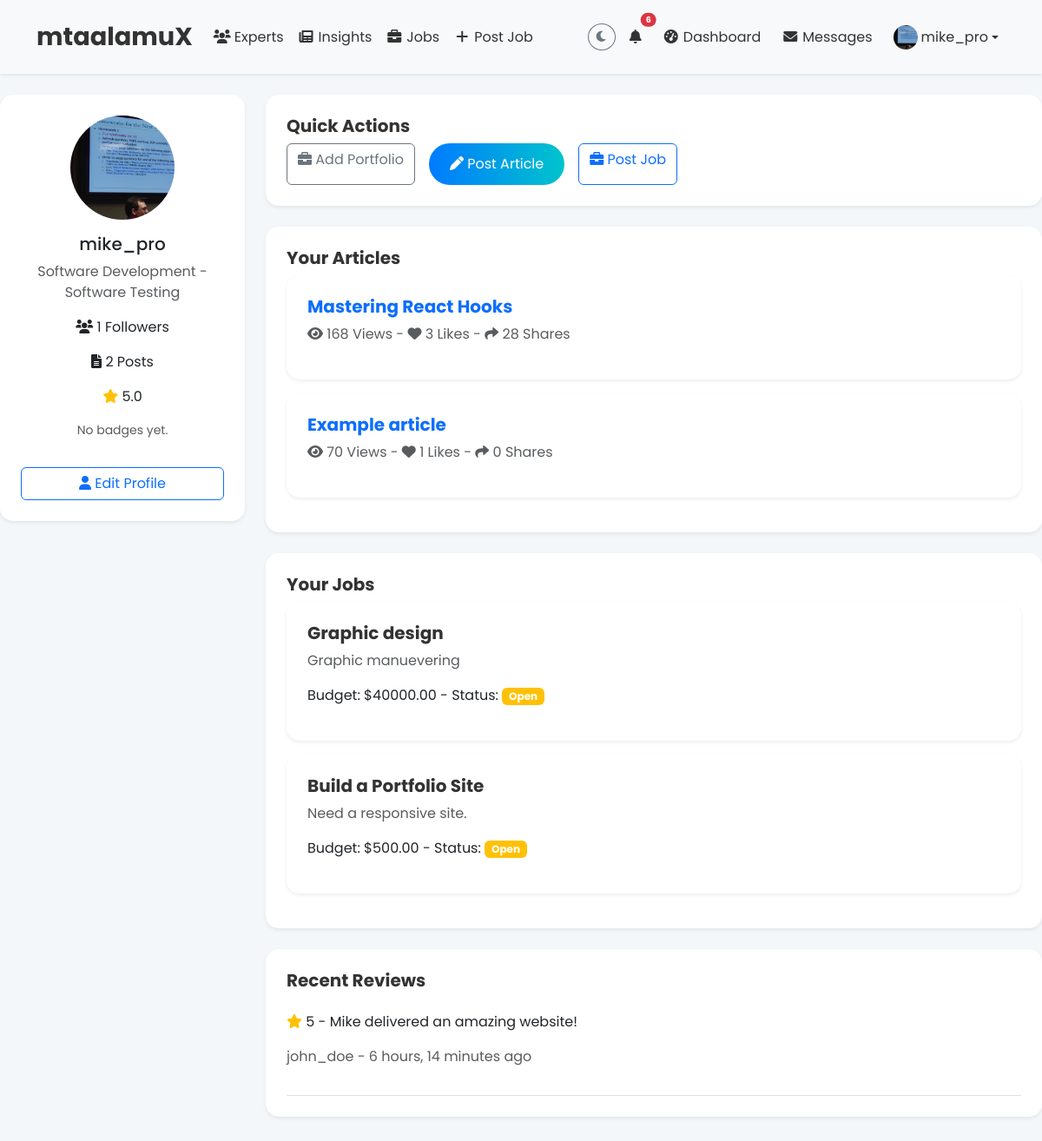
/dashboard/ (signed in), run on the app's committed database.
### core/models.py (models this page shows, shortened)
class UserProfile(models.Model):
    user = models.OneToOneField(User, on_delete=models.CASCADE)
    is_professional = models.BooleanField(default=False)
    bio = models.TextField(max_length=1000, blank=True)
    avatar = models.ImageField(upload_to='avatars/', default='default_avatar.jpg')
    interests = models.CharField(max_length=200, blank=True)
    last_seen = models.DateTimeField(auto_now=True)
    theme = models.CharField(max_length=10, choices=[('light', 'Light'), ('dark', 'Dark')], default='light')

class Professional(models.Model):
    user = models.OneToOneField(User, on_delete=models.CASCADE, related_name='professional')
    field = models.ForeignKey(Category, on_delete=models.SET_NULL, null=True, related_name='professionals')
    subfield = models.CharField(max_length=100)
    location = models.CharField(max_length=100)
    skills = models.JSONField(default=list)
    photo = models.ImageField(upload_to='professionals/', blank=True, null=True)
    hero_image = models.ImageField(upload_to='hero_images/', blank=True, null=True)
    bio = models.TextField(blank=True)
    is_verified = models.BooleanField(default=False)
    followers = models.ManyToManyField(User, related_name='following', blank=True)
    linkedin_url = models.URLField(blank=True, null=True)
    twitter_url = models.URLField(blank=True, null=True)
    github_url = models.URLField(blank=True, null=True)
    website_url = models.URLField(blank=True, null=True)
    cv = models.FileField(upload_to='verification/cvs/', blank=True, null=True)
    certificates = models.FileField(upload_to='verification/certificates/', blank=True, null=True)
    def post_count(self):
        return self.articles.count()
    @property
    def follower_count(self):
        return self.followers.count()
    @property
    def average_rating(self):
        reviews = self.reviews.all()
        if reviews:
            return sum(review.rating for review in reviews) / reviews.count()
        return 0

class Category(models.Model):
    name = models.CharField(max_length=100, unique=True)
    image = models.ImageField(
        upload_to='category_images/', # Store images in MEDIA_ROOT/category_images/
        blank=True,
        null=True,
        help_text="Optional: Image representing this category (e.g., an icon)."
    )
    def __str__(self):
        return self.name

class ServiceReview(models.Model):
    professional = models.ForeignKey(Professional, on_delete=models.CASCADE, related_name='reviews')
    reviewer = models.ForeignKey(User, on_delete=models.CASCADE)
    rating = models.IntegerField(choices=[(i, i) for i in range(1, 6)])
    comment = models.TextField(max_length=500)
    created_at = models.DateTimeField(auto_now_add=True)
    response = models.TextField(max_length=500, blank=True)

class Article(models.Model):
    author = models.ForeignKey(Professional, on_delete=models.CASCADE, related_name='articles')
    title = models.CharField(max_length=200)
    content = models.TextField()
    image = models.ImageField(upload_to='articles/', blank=True)
    category = models.CharField(max_length=100)
    publish_date = models.DateTimeField(auto_now_add=True)
    is_published = models.BooleanField(default=True)
    views = models.PositiveIntegerField(default=0)
    likes = models.ManyToManyField(User, related_name='liked_articles', blank=True)
    shares = models.PositiveIntegerField(default=0)
    def like_count(self):
        return self.likes.count()

class Job(models.Model):
    STATUS_CHOICES = (
        ('open', 'Open'),
        ('closed', 'Closed'),
        ('completed', 'Completed'),
    )
    professional = models.ForeignKey(Professional, on_delete=models.CASCADE, related_name='jobs')
    client = models.ForeignKey(User, on_delete=models.CASCADE, related_name='client_jobs', null=True, blank=True)
    title = models.CharField(max_length=100)
    description = models.TextField()
    budget = models.DecimalField(max_digits=10, decimal_places=2, null=True, blank=True)
    status = models.CharField(max_length=20, choices=STATUS_CHOICES, default='open')
    created_at = models.DateTimeField(auto_now_add=True)

### core/views.py (the view, shortened to what this page needs)
# urls.py: path('dashboard/', views.dashboard, name='dashboard'),
@login_required
def dashboard(request):
    profile, created = UserProfile.objects.get_or_create(user=request.user)
    if profile.is_professional:
        professional = Professional.objects.get(user=request.user)
        articles = professional.articles.all()
        messages = Message.objects.filter(recipient=request.user).order_by('-timestamp')[:5]
        reviews = professional.reviews.all()
        activities = ActivityLog.objects.filter(user=request.user).order_by('-timestamp')[:10]
        jobs = Job.objects.filter(professional=professional).order_by('-created_at')[:5]
        context = {'professional': professional, 'articles': articles, 'messages': messages, 'reviews': reviews, 'activities': activities, 'jobs': jobs}
    return render(request, 'core/dashboard.html', context)

### core/templates/core/dashboard.html (shortened to what this page needs)
{% extends 'core/base.html' %}
{% load static %}
{% block content %}
    <div class="row g-4">
        <div class="col-md-3">
            <div class="card shadow-sm sticky-top" style="top: 20px;">
                <div class="card-body text-center">
                    <img src="{% if user.userprofile.avatar %}{{ user.userprofile.avatar.url }}{% else %}{% static 'img/default_avatar.jpg' %}{% endif %}" class="rounded-circle mb-3" alt="Avatar" style="width: 120px; height: 120px; object-fit: cover;">
                    <h5>{{ user.username }}</h5>
                    {% if user.userprofile.is_professional %}
                        <p class="text-muted">{{ professional.field }} - {{ professional.subfield }}</p>
                        <p><i class="fas fa-users"></i> {{ professional.follower_count }} Followers</p>
                        <p><i class="fas fa-file-alt"></i> {{ professional.post_count }} Posts</p>
                        <p><i class="fas fa-star text-warning"></i> {{ professional.average_rating|floatformat:1 }}</p>
                        <div class="d-flex flex-wrap gap-2 justify-content-center">
                            {% for badge in professional.badges %}
                                <span class="badge bg-success">{{ badge }}</span>
                            {% empty %}
                                <p class="text-muted small">No badges yet.</p>
                            {% endfor %}
                        </div>
                    {% endif %}
                    <a href="{% url 'core:setup_profile' %}" class="btn btn-outline-primary w-100 mt-3"><i class="fas fa-user"></i> Edit Profile</a>
                </div>
            </div>
        </div>
        <div class="col-md-9">
            {% if user.userprofile.is_professional %}
                <div class="card shadow-sm mb-4">
                    <div class="card-body">
                        <h4 class="card-title">Quick Actions</h4>
                        <div class="d-flex flex-wrap gap-3">
                            <a href="{% url 'core:add_portfolio' %}" class="btn btn-outline-secondary"><i class="fas fa-briefcase"></i> Add Portfolio</a>
                            <a href="{% url 'core:post_article' %}" class="btn btn-primary"><i class="fas fa-pen"></i> Post Article</a>
                            <a href="{% url 'core:post_job' %}" class="btn btn-outline-primary"><i class="fas fa-briefcase"></i> Post Job</a>
                        </div>
                    </div>
                </div>
                <div class="card shadow-sm mb-4">
                    <div class="card-body">
                        <h4 class="card-title">Your Articles</h4>
                        {% for article in articles %}
                            <div class="card mb-3 shadow-sm">
                                <div class="card-body">
                                    <h5 class="card-title"><a href="{% url 'core:article_detail' article.id %}" class="text-decoration-none">{{ article.title }}</a></h5>
                                    <p class="text-muted">
                                        <i class="fas fa-eye"></i> {{ article.views }} Views -
                                        <i class="fas fa-heart"></i> {{ article.like_count }} Likes -
                                        <i class="fas fa-share"></i> {{ article.shares }} Shares
                                    </p>
                                </div>
                            </div>
                        {% empty %}
                            <p class="text-muted">No articles yet. <a href="{% url 'core:post_article' %}">Post your first article!</a></p>
                        {% endfor %}
                    </div>
                </div>
                <div class="card shadow-sm mb-4">
                    <div class="card-body">
                        <h4 class="card-title">Your Jobs</h4>
                        {% for job in jobs %}
                            <div class="card mb-3 shadow-sm">
                                <div class="card-body">
                                    <h5 class="card-title">{{ job.title }}</h5>
                                    <p class="text-muted">{{ job.description|truncatewords:20 }}</p>
                                    <p>Budget: ${{ job.budget }} - Status: <span class="badge {% if job.status == 'completed' %}bg-success{% else %}bg-warning{% endif %}">{{ job.get_status_display }}</span></p>
                                </div>
                            </div>
                        {% empty %}
                            <p class="text-muted">No jobs yet. <a href="{% url 'core:post_job' %}">Post a job!</a></p>
                        {% endfor %}
                    </div>
                </div>
                <div class="card shadow-sm">
                    <div class="card-body">
                        <h4 class="card-title">Recent Reviews</h4>
                        {% for review in reviews %}
                            <div class="border-bottom py-3">
                                <p><i class="fas fa-star text-warning"></i> {{ review.rating }} - {{ review.comment }}</p>
                                <p class="text-muted">{{ review.reviewer.username }} - {{ review.created_at|timesince }} ago</p>
                            </div>
                        {% empty %}
                            <p class="text-muted">No reviews yet.</p>
                        {% endfor %}
                    </div>
                </div>
            {% endif %}
        </div>
    </div>
{% endblock %}

### core/templates/core/base.html (shortened to what this page needs)
{% load static %}
<!DOCTYPE html>
<html lang="en" class="{% if site_theme == 'dark' %}dark-mode{% endif %} h-100">
<head>
    <link href="https://cdn.jsdelivr.net/npm/bootstrap@5.3.0/dist/css/bootstrap.min.css" rel="stylesheet">
    <link href="https://cdnjs.cloudflare.com/ajax/libs/font-awesome/6.0.0-beta3/css/all.min.css" rel="stylesheet">
    <link rel="stylesheet" href="{% static 'css/styles.css' %}">
</head>
<body class="d-flex flex-column h-100">
    <nav class="navbar navbar-expand-lg {% if site_theme == 'dark' %}navbar-dark bg-dark{% else %}navbar-light bg-light{% endif %} shadow-sm sticky-top">
        <div class="container">
            <a class="navbar-brand fw-bold" href="{% url 'core:home' %}">mtaalamuX</a>
            <div class="collapse navbar-collapse" id="navbarNav">
                <ul class="navbar-nav me-auto mb-2 mb-lg-0">
                    <li class="nav-item"><a class="nav-link" href="{% url 'core:professional_list' %}"><i class="fas fa-users fa-fw me-1"></i>Experts</a></li>
                    <li class="nav-item"><a class="nav-link" href="{% url 'core:insights' %}"><i class="fas fa-newspaper fa-fw me-1"></i>Insights</a></li>
                    <li class="nav-item"><a class="nav-link" href="{% url 'core:job_list' %}"><i class="fas fa-briefcase fa-fw me-1"></i>Jobs</a></li>
                    {% if user.is_authenticated %}
                    <li class="nav-item">
                        <a class="nav-link" href="{% url 'core:post_job' %}" title="Post a Job">
                            <i class="fas fa-plus fa-fw me-1"></i>Post Job
                        </a>
                    </li>
                    {% endif %}
                </ul>
                <ul class="navbar-nav ms-auto align-items-center">
                    <li class="nav-item">
                        <button id="theme-toggle-btn" class="btn btn-sm {% if site_theme == 'dark' %}btn-outline-light{% else %}btn-outline-secondary{% endif %} rounded-circle" type="button" title="Toggle theme" aria-label="Toggle theme">
                            <i class="fas {% if site_theme == 'dark' %}fa-sun{% else %}fa-moon{% endif %}" id="theme-toggle-icon"></i>
                        </button>
                    </li>
                    <li class="nav-item ms-2">
                        <a class="nav-link position-relative" href="{% url 'core:notifications' %}" title="Notifications">
                            <i class="fas fa-bell"></i>
                            {% if user.is_authenticated and unread_notifications > 0 %}
                                <span class="position-absolute top-0 start-100 translate-middle badge rounded-pill bg-danger" style="font-size: 0.6em;">
                                    {{ unread_notifications }}
                                </span>
                            {% endif %}
                        </a>
                    </li>
                    {% if user.is_authenticated %}
                        <li class="nav-item ms-2 d-none d-lg-block"><a class="nav-link" href="{% url 'core:dashboard' %}" title="Dashboard"><i class="fas fa-tachometer-alt fa-fw me-1"></i>Dashboard</a></li>
                        <li class="nav-item ms-2 d-none d-lg-block"><a class="nav-link" href="{% url 'core:messages' %}" title="Messages"><i class="fas fa-envelope fa-fw me-1"></i>Messages</a></li>
                        <li class="nav-item dropdown ms-2">
                            <a class="nav-link dropdown-toggle d-flex align-items-center" href="#" id="profileDropdown" role="button" data-bs-toggle="dropdown" aria-expanded="false">
                                <img src="{% if user.userprofile.avatar %}{{ user.userprofile.avatar.url }}{% else %}{% static 'img/default_avatar.jpg' %}{% endif %}" class="rounded-circle me-1" alt="{{ user.username }}'s avatar" style="width: 28px; height: 28px; object-fit: cover;">
                                <span class="d-none d-lg-inline">{{ user.username }}</span>
                            </a>
                        </li>
                    {% endif %}
                </ul>
            </div>
        </div>
    </nav>
    <main class="flex-grow-1 py-4">
        {% block content %}{% endblock %}
    </main>
</body>
</html>

### data on the page
Professional: field "Software Development", subfield "Software Testing", follower_count "1", post_count "2", average_rating "5.0"
Article: title "Mastering React Hooks", views "168", like_count "3", shares "28"
Article: title "Example article", views "70", like_count "1", shares "0"
Job: title "Graphic design", description "Graphic manuevering", budget "40000.00", status "Open"
Job: title "Build a Portfolio Site", description "Need a responsive site.", budget "500.00", status "Open"
ServiceReview: rating "5", comment "Mike delivered an amazing website!", reviewer.username "john_doe", created_at "6 hours, 14 minutes"

### other printed values
{{ unread_notifications }} "6"
{{ user.username }} "mike_pro"
